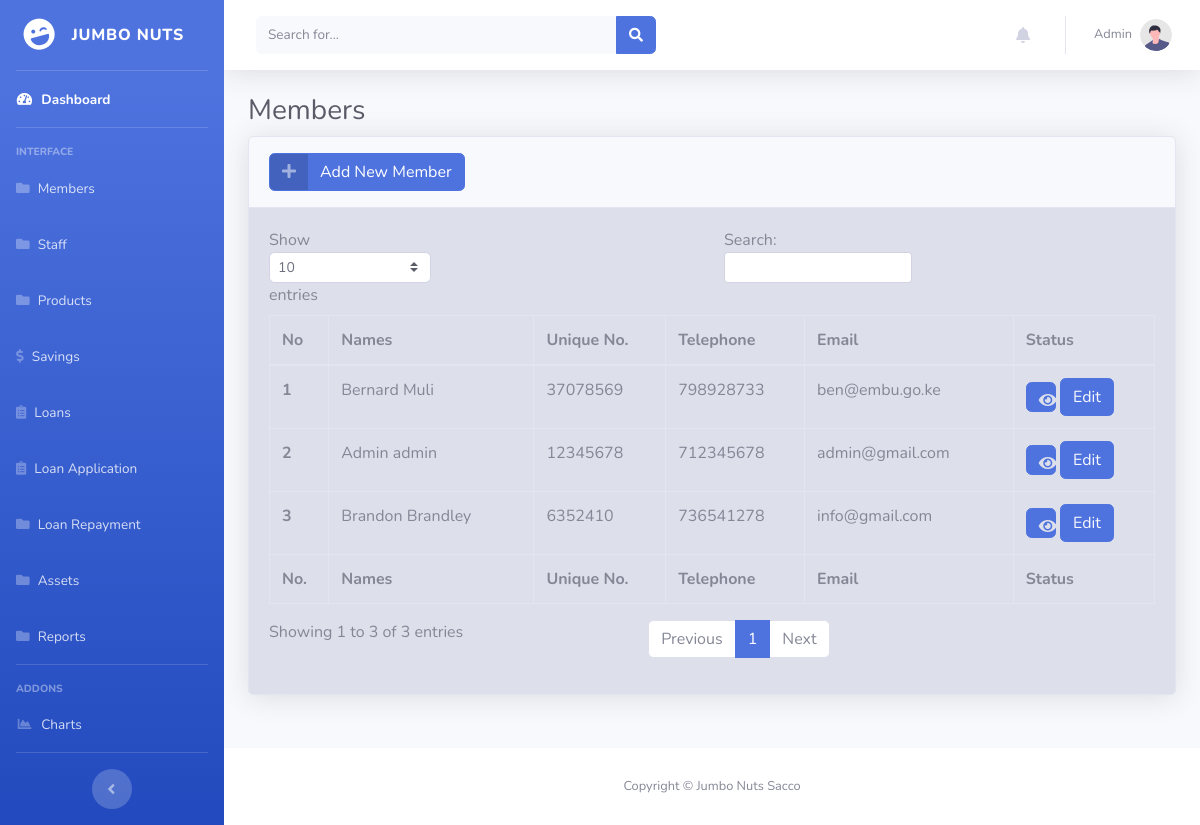
/members.php (signed in), run on the app's committed database.
### tables this page shows
CREATE TABLE `members` (
  `id` int(11) NOT NULL,
  `Names` varchar(255) NOT NULL,
  `Unq_number` int(12) NOT NULL,
  `email` varchar(255) NOT NULL,
  `M_no` varchar(100) NOT NULL,
  `DOB` date NOT NULL,
  `Age` int(11) NOT NULL,
  `Telephone` int(11) NOT NULL,
  `gender` varchar(100) NOT NULL,
  `Tax_pin` varchar(100) NOT NULL,
  `Kin` varchar(255) NOT NULL,
  `Kin_R` varchar(100) NOT NULL,
  `Kin_contact` int(12) NOT NULL
);

### members.php (the view, shortened to what this page needs)
<?php
include("sidebar.php");
include('./includes/connection.php');
?>
<div class="container-fluid">
    <h1 class="h3 mb-2 text-gray-800">Members</h1>
    <div class="card shadow mb-4 bg-gray-300" >
        <div class="card-header py-3">
            <a href="addmember.php" class="btn btn-primary btn-icon-split">
                <span class="icon text-white-50">
                    <i class="fas fa-plus"></i>
                </span>
                <span class="text">Add New Member</span>
            </a>
        </div>
        <div class="card-body">
            <div class="table-responsive">
                <table class="table table-bordered" id="dataTable" width="100%" cellspacing="0">
                    <thead>
                        <tr>
                            <th>No</th>
                            <th>Names</th>
                            <th>Unique No.</th>
                            <th>Telephone</th>
                            <th>Email</th>
                            <th>Status</th>
                        </tr>
                    </thead>
                    <tfoot>
                        <tr>
                            <th>No.</th>
                            <th>Names</th>
                            <th>Unique No.</th>
                            <th>Telephone</th>
                            <th>Email</th>
                            <th>Status</th>
                        </tr>
                    </tfoot>
                    <tbody>
                        <?php
                        $sql = 'SELECT * FROM members';
                        $results = mysqli_query($con, $sql);
                        while ($row = mysqli_fetch_assoc($results)) {
                            $id = $row['id'];
                            $Names = $row['Names'];
                            $Unq_number = $row['Unq_number'];
                            $Telephone = $row['Telephone'];
                            $email = $row['email'];
                            echo '<tr>
                            <th scope="row">' . $id . '</th>
           <td>' . $Names . '</td>
       <td>' . $Unq_number . '</td>
       <td>' . $Telephone . '</td>
       <td>' . $email . '</td>
              <td> <button class="btn btn-primary " style=" width:30px; height:30px "><a class="text-light "  href="info.php?infoid=' . $id . '"><i class="fas fa-eye text-gray-300"></i></a></button>
              <button class="btn btn-primary "><a class="text-light "  href="Editmember.php?memberid=' . $id . '">Edit</i></a></button>
     </tr>';
                        }
                        ?>
                    </tbody>
                </table>
            </div>
        </div>
    </div>
</div>
</div>
<?php
include("footer.php");
?>
</div>
</div>
</body>
</html>

### sidebar.php (shortened to what this page needs)
<!DOCTYPE html>
<html lang="en">
<head>
    <link href="vendor/fontawesome-free/css/all.min.css" rel="stylesheet" type="text/css">
    <link href="css/sb-admin-2.min.css" rel="stylesheet">
    <link href="jquery-3.2.1.min.js" rel="stylesheet">
</head>
<body id="page-top">
    <div id="wrapper">
        <ul class="navbar-nav bg-gradient-primary sidebar sidebar-dark accordion" id="accordionSidebar">
            <a class="sidebar-brand d-flex align-items-center justify-content-center" href="index.php">
                <div class="sidebar-brand-icon rotate-n-15">
                    <i class="fas fa-laugh-wink"></i>
                </div>
                <div class="sidebar-brand-text mx-3">Jumbo Nuts</div>
            </a>
            <hr class="sidebar-divider my-0">
            <li class="nav-item active">
                <a class="nav-link" href="index.php">
                    <i class="fas fa-fw fa-tachometer-alt"></i>
                    <span>Dashboard</span></a>
            </li>
            <hr class="sidebar-divider">
            <div class="sidebar-heading">
                Interface
            </div>
            <li class="nav-item">
                <a class="nav-link" href="members.php">
                    <i class="fas fa-folder"></i>
                    <span>Members</span></a>
            </li>
            <li class="nav-item">
                <a class="nav-link" href="staff.php">
                    <i class="fas fa-folder"></i>
                    <span>Staff</span></a>
            </li>
            <li class="nav-item">
                <a class="nav-link" href="products.php">
                    <i class="fas fa-folder"></i>
                    <span>Products</span></a>
            </li>
            <li class="nav-item">
                <a class="nav-link" href="savings.php">
                    <i class="fas fa-dollar-sign"></i>
                    <span>Savings</span></a>
            </li>
            <li class="nav-item">
                <a class="nav-link" href="loans.php">
                    <i class="fas fa-clipboard-list"></i>
                    <span>Loans</span></a>
            </li>
            <li class="nav-item">
                <a class="nav-link" href="loanapp.php">
                    <i class="fas fa-clipboard-list"></i>
                    <span>Loan Application</span></a>
            </li>
            <li class="nav-item">
                <a class="nav-link" href="Repayment.php">
                    <i class="fas fa-folder"></i>
                    <span>Loan Repayment</span></a>
            </li>
            <li class="nav-item">
                <a class="nav-link" href="assets.php">
                    <i class="fas fa-folder"></i>
                    <span>Assets</span></a>
            </li>
            <li class="nav-item">
                <a class="nav-link" href="reports.php">
                    <i class="fas fa-folder"></i>
                    <span>Reports</span></a>
            </li>
            <hr class="sidebar-divider">
            <div class="sidebar-heading">
                Addons
            </div>
            <li class="nav-item">
                <a class="nav-link" href="charts.php">
                    <i class="fas fa-fw fa-chart-area"></i>
                    <span>Charts</span></a>
            </li>
            <hr class="sidebar-divider d-none d-md-block">
            <div class="text-center d-none d-md-inline">
                <button class="rounded-circle border-0" id="sidebarToggle"></button>
            </div>
        </ul>
        <div id="content-wrapper" class="d-flex flex-column">
            <div id="content">
                <nav class="navbar navbar-expand navbar-light bg-white topbar mb-4 static-top shadow">
                    <form
                        class="d-none d-sm-inline-block form-inline mr-auto ml-md-3 my-2 my-md-0 mw-100 navbar-search">
                        <div class="input-group">
                            <input type="text" class="form-control bg-light border-0 small" placeholder="Search for..."
                                aria-label="Search" aria-describedby="basic-addon2">
                            <div class="input-group-append">
                                <button class="btn btn-primary" type="button">
                                    <i class="fas fa-search fa-sm"></i>
                                </button>
                            </div>
                        </div>
                    </form>
                    <ul class="navbar-nav ml-auto">
                        <li class="nav-item dropdown no-arrow mx-1">
                            <a class="nav-link dropdown-toggle" href="#" id="alertsDropdown" role="button"
                                data-toggle="dropdown" aria-haspopup="true" aria-expanded="false">
                                <i class="fas fa-bell fa-fw"></i>
                            </a>
                        </li>
                        <li class="nav-item dropdown no-arrow">
                            <a class="nav-link dropdown-toggle" href="#" id="userDropdown" role="button"
                                data-toggle="dropdown" aria-haspopup="true" aria-expanded="false">
                                <span class="mr-2 d-none d-lg-inline text-gray-600 small">
                                    <?php echo $_SESSION['Username'] ?>
                                </span>
                                <img class="img-profile rounded-circle" src="img/undraw_profile.svg">
                            </a>
                        </li>
                    </ul>
                </nav>

### footer.php
<footer class="sticky-footer bg-white">
    <div class="container my-auto">
        <div class="copyright text-center my-auto">
            <span>Copyright &copy; Jumbo Nuts Sacco</span>
        </div>
    </div>
</footer>

### data on the page
members: id "1", Names "Bernard Muli", Unq_number "37078569", Telephone "798928733", email "ben@embu.go.ke"
members: id "2", Names "Admin admin", Unq_number "12345678", Telephone "712345678", email "admin@gmail.com"
members: id "3", Names "Brandon Brandley", Unq_number "6352410", Telephone "736541278", email "info@gmail.com"

### other printed values
$_SESSION['Username'] "Admin"
